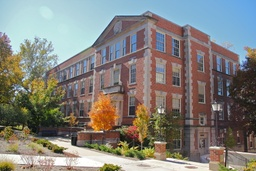
#> input picture building.jpg, 256 x 171 px, shrunk from 1024 x 683 before the run
$ jupyter execute main.ipynb
#> lines starting #> are read from the running program, lines starting #| are printed output that depends on the picture
[cell 1]
from PIL import Image
import numpy as np
import matplotlib.pyplot as plt


image_path = 'building.jpg'

# Read in image as grayscale and store as an array
image = np.asarray(Image.open(image_path).convert('L'))
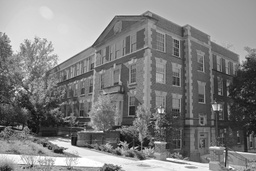
#> image: shape (171, 256); min 2, max 255, mean 128.4
print(f'Read in {image_path}. Shape: {image.shape}')
#| Read in building.jpg. Shape: (171, 256)
width = image.shape[1]
#> width = 256
height = image.shape[0]
#> height = 171
Image.fromarray(image)

## Scale space

[cell 2]
from scipy.ndimage import gaussian_filter
from matplotlib import pyplot as plt

scales = 5
scale_space = []
sigmas = [np.sqrt(2)]

# Show original image
plt.figure()
plt.title('Original Image')
plt.imshow(image, cmap='gray')

for i in np.arange(scales):
    scale_space.append(gaussian_filter(image, sigmas[i]))
    sigmas.append(2 * sigmas[i])

    # Show scale space within octave
    plt.figure()
    plt.title(f'Scale {sigmas[i]:.2f}')
    plt.imshow(scale_space[i], cmap='gray')
#> after the loop, scale_space = 5 items; sigmas = [1.41, 2.83, 5.66, 11.31, 22.63, 45.25]
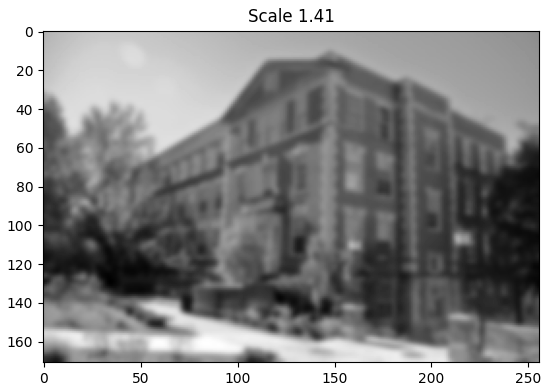
#> figure drawn by matplotlib, 1 panel
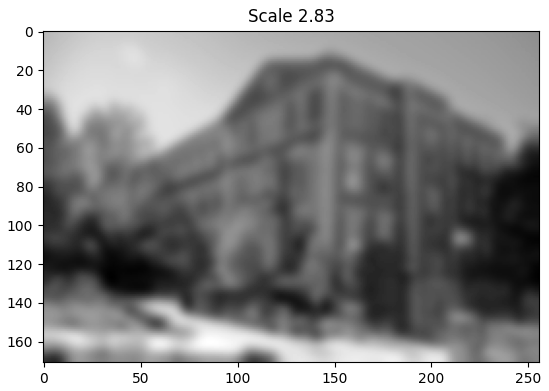
#> figure drawn by matplotlib, 1 panel
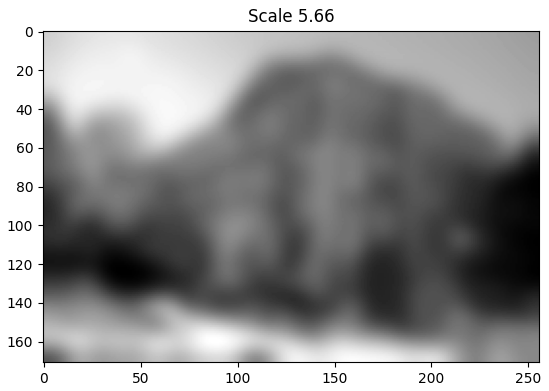
#> figure drawn by matplotlib, 1 panel
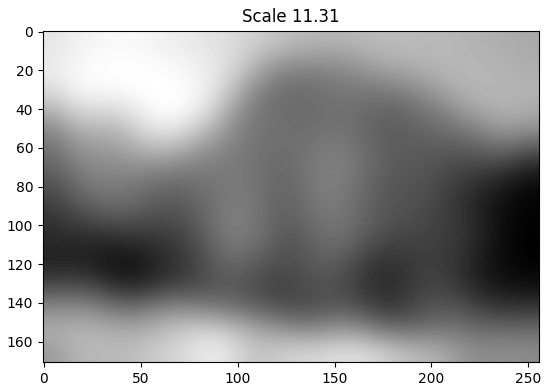
#> figure drawn by matplotlib, 1 panel
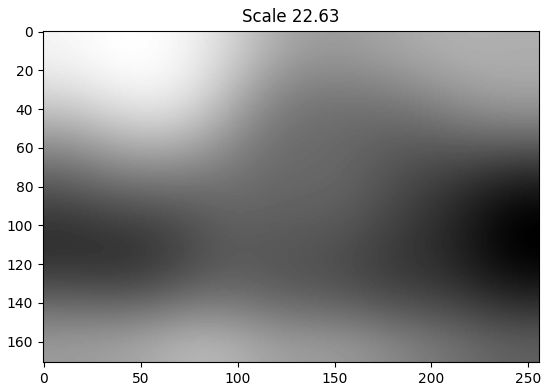
#> figure drawn by matplotlib, 1 panel

## Difference of Gaussians

[cell 3]
DoGs = []

for i in np.arange(scales - 1):
    DoGs.append(scale_space[i] - scale_space[i + 1])
    plt.figure()
    plt.imshow(DoGs[i])
    plt.colorbar()
#> after the loop, DoGs = 4 items
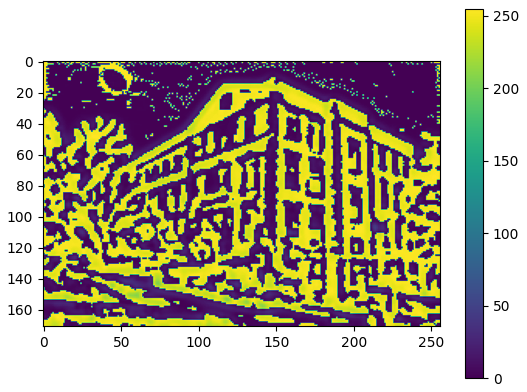
#> figure drawn by matplotlib, 2 panels
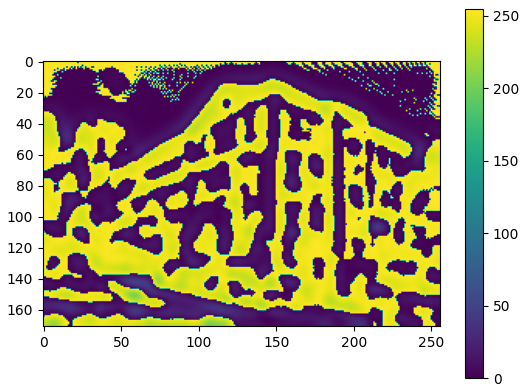
#> figure drawn by matplotlib, 2 panels
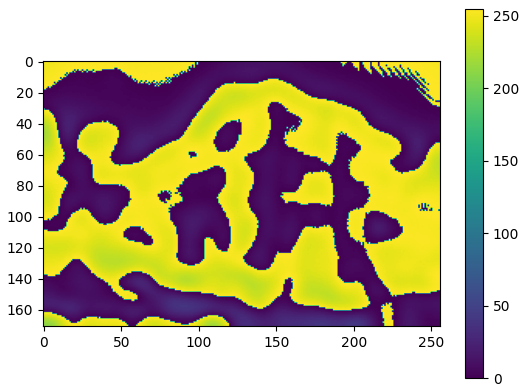
#> figure drawn by matplotlib, 2 panels
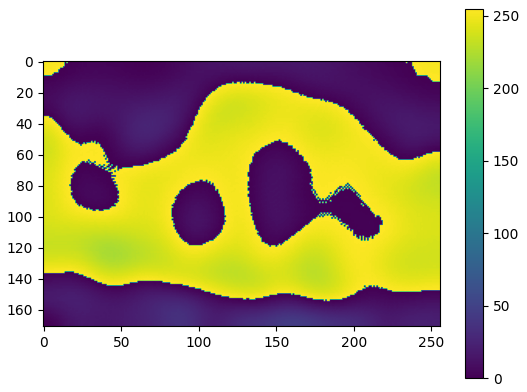
#> figure drawn by matplotlib, 2 panels

## Optima in DoG
Find the optima across three scales. If a pixel is the maximum or minimum out of its 26 neighbors, it is marked as a keypoint. The smallest and largest scales will not be used for keypoints. Why is that?

[cell 4]
# Turn list of numpy arrays into 3D matrix, but only if it's a list
# Rerunning this cell will permute the axes if it's already a numpy array
if type(scale_space) == list:
    scale_space = np.dstack(scale_space)

rows, cols = scale_space.shape[0:2]
#> rows = 171; cols = 256

keypoints = []

for i in np.arange(1, scales - 1):
    for row in np.arange(1, rows - 1):
        for col in np.arange(1, cols - 1):
            candidate = scale_space[row, col, i]

            neighborhood = scale_space[row - 1:row + 2,
                                       col - 1:col + 2,
                                         i - 1:  i + 2]

            maxima = (candidate > neighborhood).sum()
            minima = (candidate < neighborhood).sum()

            if maxima == 26 or minima == 26:
               keypoints.append(np.array([row, col]))
#> after the loop, keypoints = []

$ run again, with zebra.jpg copied over building.jpg
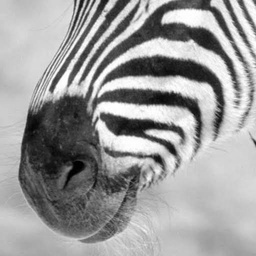
#> input picture zebra.jpg, 256 x 256 px, shrunk from 512 x 512 before the run
#| Read in building.jpg. Shape: (256, 256)
#> after the loop `for i in np.arange(scales):`: scale_space = 5 items; sigmas = [1.41, 2.83, 5.66, 11.31, 22.63, 45.25]
#> after the loop `for i in np.arange(scales - 1):`: DoGs = 4 items
#> `[cell 3] DoGs = []  for i in np.arange(scales - 1): DoGs.append(scale_..`:
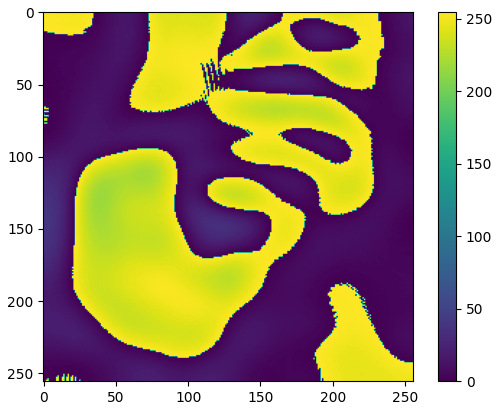
#> figure drawn by matplotlib, 2 panels
#> after the loop `for i in np.arange(1, scales - 1):`: keypoints = []
